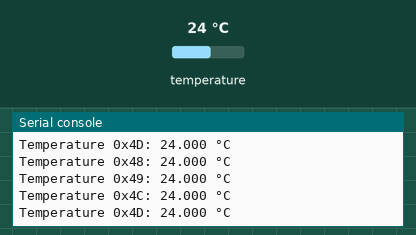
Recording of a program running on a simulated Raspberry Pi Pico running MicroPython. On the bench: the last lines printed to the serial console. The test bench sets the inputs (shaded band); at power-on: temperature 24 °C.

Above: at 1.2 s.
1.3 s: temperature set to 12 °C
At 2.6 s:
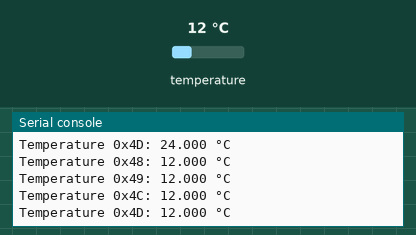
2.8 s: temperature set to 19 °C
At 3.8 s:
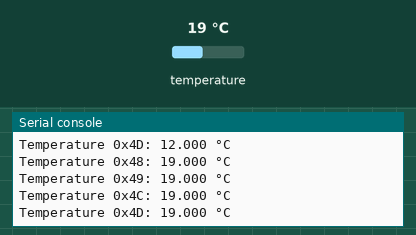
Timing chart, 0 to 5.8 s (numbered marks = the images above; inputs shaded):
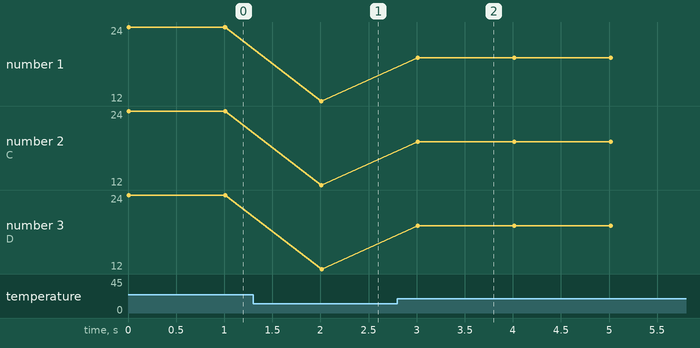

Measured:
- after the input at 1.3 s, the serial console: prints a new line after 0.71 s (image 1)
- after the input at 2.8 s, the serial console: prints a new line after 0.21 s (image 2)
- plotted number 1: 24 → 12 after the input at 1.3 s, 12 → 19 after the input at 2.8 s
- plotted number 2: 24 → 12 after the input at 1.3 s, 12 → 19 after the input at 2.8 s
- plotted number 3: 24 → 12 after the input at 1.3 s, 12 → 19 after the input at 2.8 s

The program:

lm75b_controller.py
```python
"""
Simple MicroPython program to read temperature from LM75B sensor
on Raspberry Pi Pico using I2C
SDA: GPIO16
SCL: GPIO17
"""

import time

import machine

# Temperature register address
TEMP_REG = 0x00

# Initialize I2C (I2C0 with SDA on GPIO16, SCL on GPIO17)
pin_sda = machine.Pin("GPIO6")
pin_scl = machine.Pin("GPIO7")
i2c = machine.I2C(1, sda=pin_sda, scl=pin_scl, freq=400_000)
# machine.Pin(pin_scl, machine.Pin.OPEN_DRAIN, machine.Pin.PULL_UP)
# machine.Pin(pin_sda, machine.Pin.OPEN_DRAIN, machine.Pin.PULL_UP)


def scan_i2c():
    """Scan for I2C devices"""
    print("Scanning I2C bus...")
    devices = i2c.scan()

    if len(devices) == 0:
        print("No I2C devices found!")
    else:
        print(f"Found {len(devices)} device(s):")
        for device in devices:
            print(f"  - 0x{device:02x}")

    return devices


def read_temperature(addr: int) -> float:
    """Read temperature from LM75B sensor"""
    # Read 2 bytes from temperature register
    data = i2c.readfrom_mem(addr, TEMP_REG, 2)

    # Convert to temperature (11-bit resolution)
    # Combine the two bytes and shift right by 5 bits
    temp_raw = (data[0] << 8 | data[1]) >> 5

    # Check if negative (bit 10 is sign bit)
    if temp_raw & 0x400:
        temp_raw = temp_raw - 0x800

    # Convert to Celsius (0.125°C per LSB)
    temperature = temp_raw * 0.125

    return temperature


# Main loop
print("LM75B Temperature Sensor Reader")
print("-" * 30)

# Scan for I2C devices
devices = scan_i2c()


print("\nStarting temperature readings...")
print("-" * 30)

while True:
    for addr in (
        0x48,
        0x49,
        0x4C,
        0x4D,
    ):
        try:
            temp = read_temperature(addr=addr)
            print(f"Temperature 0x{addr:02X}: {temp:.3f} °C")
        except Exception as e:
            print(f"Temperature 0x{addr:02X}: {e}")

    time.sleep(1)
```
